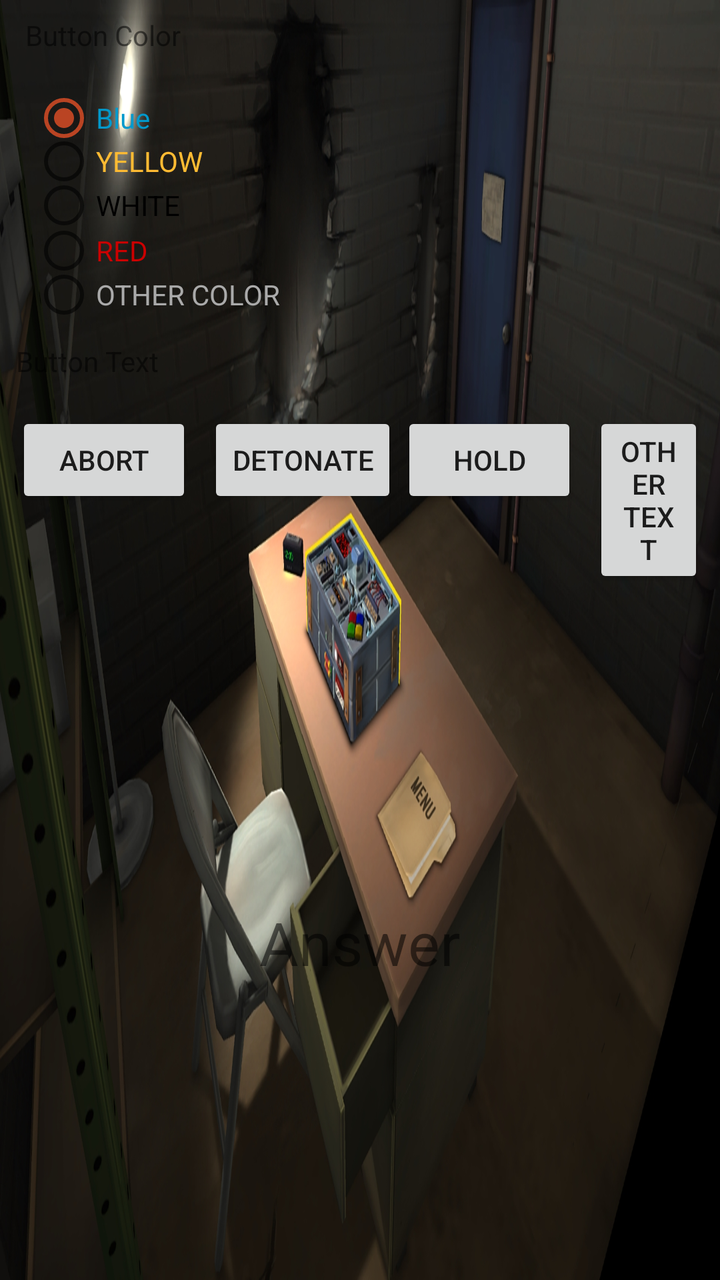
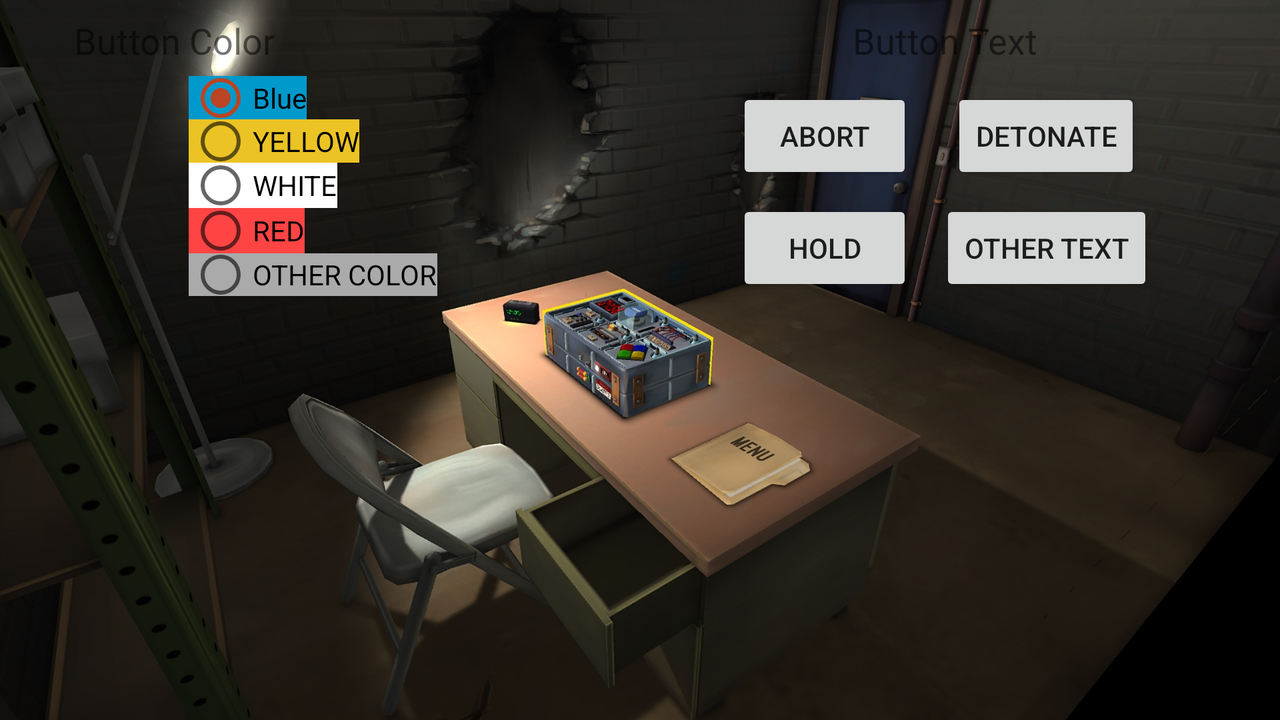

First picture: res/layout/ on a phone held upright. Second picture: the repository's own variant of that layout, on a device whose configuration matches the variant's folder. Source for both follows.
<!-- AndroidManifest.xml: application theme AppTheme.NoActionBar -->
<!-- res/layout/activity_buttons.xml -->
<?xml version="1.0" encoding="utf-8"?>
<android.support.constraint.ConstraintLayout xmlns:android="http://schemas.android.com/apk/res/android"
    xmlns:app="http://schemas.android.com/apk/res-auto"
    xmlns:tools="http://schemas.android.com/tools"
    android:layout_width="match_parent"
    android:layout_height="match_parent"
    tools:context="com.example.tmkin.keeptalkingandnobodyexplodescompanion.Buttons">

    <RadioGroup
        android:id="@+id/WireOne"
        android:layout_width="wrap_content"
        android:layout_height="110dp"
        android:layout_marginLeft="16dp"
        android:layout_marginStart="16dp"
        app:layout_constraintLeft_toLeftOf="parent"
        app:layout_constraintTop_toBottomOf="@+id/textView5"
        android:layout_marginRight="8dp"
        app:layout_constraintRight_toRightOf="parent"
        app:layout_constraintHorizontal_bias="0.0"
        android:layout_marginEnd="8dp"
        android:layout_marginTop="8dp">

        <RadioButton
            android:id="@+id/Oneblue"
            android:layout_height="27dp"
            android:layout_weight="1"
            android:checked="true"
            android:duplicateParentState="false"
            android:lineSpacingExtra="8sp"
            android:text="@string/ColorBlue"
            android:textColor="@android:color/holo_blue_dark"
            android:textSize="14sp"
            tools:layout_editor_absoluteX="16dp"
            tools:layout_editor_absoluteY="162dp" />

        <RadioButton
            android:id="@+id/oneyellow"
            android:layout_height="27dp"
            android:layout_weight="1"
            android:text="@string/ColorYellow"
            android:textAllCaps="true"
            android:textColor="@android:color/holo_orange_light"
            android:textSize="14sp"
            tools:layout_editor_absoluteX="75dp"
            tools:layout_editor_absoluteY="162dp" />

        <RadioButton
            android:id="@+id/onewhite"
            android:layout_height="28dp"
            android:layout_weight="1"
            android:text="@string/ColorWhite"
            android:textAllCaps="true"
            android:textSize="14sp"
            tools:layout_editor_absoluteX="263dp"
            tools:layout_editor_absoluteY="162dp" />

        <RadioButton
            android:id="@+id/onered"
            android:layout_height="28dp"
            android:layout_weight="1"
            android:text="@string/ColorRed"
            android:textAllCaps="true"
            android:textColor="@android:color/holo_red_dark"
            android:textSize="14sp"
            tools:layout_editor_absoluteX="212dp"
            tools:layout_editor_absoluteY="162dp" />

        <RadioButton
            android:id="@+id/onegreen"
            android:layout_height="27dp"
            android:layout_weight="1"
            android:text="@string/OtherColor"
            android:textAllCaps="true"
            android:textColor="@android:color/darker_gray"
            android:textSize="14sp"
            tools:layout_editor_absoluteX="140dp"
            tools:layout_editor_absoluteY="162dp" />
    </RadioGroup>

    <TextView
        android:id="@+id/textView5"
        android:layout_width="98dp"
        android:layout_height="32dp"
        android:layout_marginRight="8dp"
        android:layout_marginTop="8dp"
        android:text="@string/BTNColor"
        app:layout_constraintHorizontal_bias="0.05"
        app:layout_constraintLeft_toLeftOf="parent"
        app:layout_constraintRight_toRightOf="parent"
        app:layout_constraintTop_toTopOf="parent"
        android:layout_marginEnd="8dp" />

    <Button
        android:id="@+id/button"
        android:layout_width="0dp"
        android:layout_height="60dp"
        android:layout_marginEnd="8dp"
        android:layout_marginLeft="11dp"
        android:layout_marginRight="8dp"
        android:layout_marginStart="11dp"
        android:layout_marginTop="8dp"
        android:text="@string/OtherColor"
        android:visibility="invisible"
        app:layout_constraintHorizontal_bias="1.0"
        app:layout_constraintLeft_toRightOf="@+id/button7"
        app:layout_constraintRight_toRightOf="parent"
        app:layout_constraintTop_toTopOf="@+id/guideline5" />

    <Button
        android:id="@+id/button7"
        android:layout_width="88dp"
        android:layout_height="60dp"
        android:layout_marginLeft="9dp"
        android:layout_marginStart="9dp"
        android:layout_marginTop="8dp"
        android:background="@color/ButtonSelected"
        android:text="@string/ColorYellow"
        android:textColor="@android:color/black"
        android:visibility="invisible"
        app:layout_constraintLeft_toRightOf="@+id/button5"
        app:layout_constraintTop_toTopOf="@+id/guideline5" />

    <Button
        android:id="@+id/button5"
        android:layout_width="88dp"
        android:layout_height="60dp"
        android:layout_marginLeft="8dp"
        android:layout_marginStart="8dp"
        android:layout_marginTop="8dp"
        android:background="@android:color/black"
        android:text="@string/ColorWhite"
        android:textColor="@android:color/white"
        android:visibility="invisible"
        app:layout_constraintLeft_toRightOf="@+id/setupCMD"
        app:layout_constraintTop_toTopOf="@+id/guideline5" />

    <Button
        android:id="@+id/setupCMD"
        android:layout_width="88dp"
        android:layout_height="60dp"
        android:layout_marginLeft="8dp"
        android:layout_marginStart="8dp"
        android:layout_marginTop="8dp"
        android:background="@android:color/holo_blue_dark"
        android:text="@string/ColorBlue"
        android:textColor="@android:color/white"
        android:visibility="invisible"
        app:layout_constraintLeft_toLeftOf="parent"
        app:layout_constraintTop_toTopOf="@+id/guideline5" />

    <android.support.constraint.Guideline
        android:layout_width="wrap_content"
        android:layout_height="wrap_content"
        android:id="@+id/guideline5"
        app:layout_constraintGuide_begin="333dp"
        android:orientation="horizontal"
        tools:layout_editor_absoluteY="333dp"
        tools:layout_editor_absoluteX="0dp" />

    <android.support.constraint.Guideline
        android:id="@+id/guideline6"
        android:layout_width="wrap_content"
        android:layout_height="wrap_content"
        android:orientation="horizontal"
        app:layout_constraintGuide_begin="198dp" />

    <Button
        android:id="@+id/btnHold"
        android:layout_width="wrap_content"
        android:layout_height="wrap_content"
        android:layout_marginLeft="8dp"
        android:layout_marginStart="2dp"
        android:layout_marginTop="8dp"
        android:onClick="btnHold"
        android:text="@string/BTNHold"
        app:layout_constraintLeft_toRightOf="@+id/btnDetonate"
        app:layout_constraintTop_toTopOf="@+id/guideline6" />

    <Button
        android:id="@+id/btnDetonate"
        android:layout_width="wrap_content"
        android:layout_height="wrap_content"
        android:layout_marginLeft="8dp"
        android:layout_marginStart="8dp"
        android:layout_marginTop="8dp"
        android:onClick="btnDetonate"
        android:text="@string/BTNDetonate"
        app:layout_constraintLeft_toRightOf="@+id/btnAbort"
        app:layout_constraintTop_toTopOf="@+id/guideline6" />

    <Button
        android:id="@+id/btnOther"
        android:layout_width="0dp"
        android:layout_height="wrap_content"
        android:layout_marginEnd="8dp"
        android:layout_marginLeft="8dp"
        android:layout_marginRight="8dp"
        android:layout_marginStart="8dp"
        android:layout_marginTop="8dp"
        android:onClick="btnOther"
        android:text="@string/BTNOther"
        app:layout_constraintLeft_toRightOf="@+id/btnHold"
        app:layout_constraintRight_toRightOf="parent"
        app:layout_constraintTop_toTopOf="@+id/guideline6" />

    <Button
        android:id="@+id/btnAbort"
        android:layout_width="wrap_content"
        android:layout_height="wrap_content"
        android:layout_marginLeft="8dp"
        android:layout_marginStart="8dp"
        android:layout_marginTop="8dp"
        android:onClick="btnAbort"
        android:text="@string/BTNAbort"
        app:layout_constraintLeft_toLeftOf="parent"
        app:layout_constraintTop_toTopOf="@+id/guideline6" />

    <TextView
        android:id="@+id/lblStrip"
        android:layout_width="wrap_content"
        android:layout_height="wrap_content"
        android:layout_marginBottom="8dp"
        android:layout_marginLeft="8dp"
        android:text="@string/ButtonStripColor"
        android:visibility="invisible"
        app:layout_constraintBottom_toTopOf="@+id/guideline5"
        app:layout_constraintLeft_toLeftOf="parent" />

    <TextView
        android:id="@+id/lblButton"
        android:layout_width="wrap_content"
        android:layout_height="wrap_content"
        android:layout_marginBottom="8dp"
        android:layout_marginLeft="8dp"
        android:text="@string/ButtonName"
        app:layout_constraintBottom_toTopOf="@+id/guideline6"
        app:layout_constraintLeft_toLeftOf="parent" />

    <android.support.constraint.Guideline
        android:layout_width="wrap_content"
        android:layout_height="wrap_content"
        android:id="@+id/guideline11"
        app:layout_constraintGuide_begin="443dp"
        android:orientation="horizontal" />

    <TextView
        android:id="@+id/textView10"
        android:layout_width="wrap_content"
        android:layout_height="wrap_content"
        android:layout_marginLeft="8dp"
        android:layout_marginRight="8dp"
        android:layout_marginTop="8dp"
        android:text="@string/ButtonSolution"
        android:textSize="30sp"
        app:layout_constraintLeft_toLeftOf="parent"
        app:layout_constraintRight_toRightOf="parent"
        app:layout_constraintTop_toTopOf="@+id/guideline11" />
</android.support.constraint.ConstraintLayout>
<!-- resources referenced by this layout -->
<resources>
  <color name="ButtonSelected">#ebc324</color>
  <string name="BTNAbort">Abort</string>
  <string name="BTNColor">Button Color</string>
  <string name="BTNDetonate">Detonate</string>
  <string name="BTNHold">Hold</string>
  <string name="BTNOther">Other Text</string>
  <string name="ButtonName">Button Text</string>
  <string name="ButtonSolution">Answer</string>
  <string name="ButtonStripColor">Strip Color</string>
  <string name="ColorBlue">Blue</string>
  <string name="ColorRed">Red</string>
  <string name="ColorWhite">White</string>
  <string name="ColorYellow">Yellow</string>
  <string name="OtherColor">Other Color</string>
  <style name="AppTheme.NoActionBar">
          <item name="windowActionBar">false</item>
          <item name="windowNoTitle">true</item>
          <item name="android:windowBackground">@drawable/appbackground</item>
      </style>
  <!-- drawable appbackground: jpg bitmap (drawable, 619258 bytes) -->
</resources>
<!-- res/layout-land/activity_buttons.xml (the author's variant of the layout above) -->
<!-- drawn on the phone turned sideways -->
<?xml version="1.0" encoding="utf-8"?>
<android.support.constraint.ConstraintLayout xmlns:android="http://schemas.android.com/apk/res/android"
    xmlns:app="http://schemas.android.com/apk/res-auto"
    xmlns:tools="http://schemas.android.com/tools"
    android:layout_width="match_parent"
    android:layout_height="match_parent"
    tools:context="com.example.tmkin.keeptalkingandnobodyexplodescompanion.Buttons">

    <TextView
        android:id="@+id/buttonColorTextView"
        android:layout_width="223dp"
        android:layout_height="20dp"
        android:layout_marginEnd="8dp"
        android:layout_marginTop="8dp"
        android:text="@string/BTNColor"
        android:textSize="18sp"
        app:layout_constraintLeft_toLeftOf="parent"
        app:layout_constraintTop_toTopOf="parent"
        app:layout_constraintRight_toLeftOf="@+id/guideline7"
        android:layout_marginRight="8dp" />

    <Button
        android:id="@+id/btnOtherColor"
        android:layout_width="0dp"
        android:layout_height="60dp"
        android:layout_marginEnd="8dp"
        android:layout_marginLeft="11dp"
        android:layout_marginRight="8dp"
        android:layout_marginStart="11dp"
        android:layout_marginTop="8dp"
        android:onClick="btnOtherColor"
        android:text="@string/OtherColor"
        android:visibility="invisible"
        app:layout_constraintHorizontal_bias="0.28"
        app:layout_constraintLeft_toRightOf="@+id/btnYellow"
        app:layout_constraintRight_toRightOf="parent"
        app:layout_constraintTop_toTopOf="@+id/guideline5"
        app:layout_constraintDimensionRatio="w,2:1" />

    <Button
        android:id="@+id/btnYellow"
        android:layout_width="0dp"
        android:layout_height="60dp"
        android:layout_marginStart="9dp"
        android:layout_marginTop="8dp"
        android:background="@color/ButtonSelected"
        android:onClick="btnYellow"
        android:text="@string/ColorYellow"
        android:textColor="@android:color/black"
        android:visibility="invisible"
        app:layout_constraintTop_toTopOf="@+id/guideline5"
        app:layout_constraintDimensionRatio="w,2:1"
        android:layout_marginLeft="9dp"
        app:layout_constraintLeft_toLeftOf="@+id/guideline7"
        android:layout_marginRight="8dp"
        app:layout_constraintRight_toRightOf="parent"
        app:layout_constraintHorizontal_bias="0.08" />

    <Button
        android:id="@+id/btnWhite"
        android:layout_width="0dp"
        android:layout_height="60dp"
        android:layout_marginLeft="8dp"
        android:layout_marginRight="8dp"
        android:layout_marginStart="8dp"
        android:layout_marginTop="8dp"
        android:background="@android:color/white"
        android:onClick="btnWhite"
        android:text="@string/ColorWhite"
        android:textColor="@android:color/black"
        android:visibility="invisible"
        app:layout_constraintDimensionRatio="w,2:1"
        app:layout_constraintHorizontal_bias="0.91"
        app:layout_constraintLeft_toLeftOf="parent"
        app:layout_constraintRight_toLeftOf="@+id/guideline7"
        app:layout_constraintTop_toTopOf="@+id/guideline5" />

    <Button
        android:id="@+id/btnBlue"
        android:layout_width="0dp"
        android:layout_height="60dp"
        android:layout_marginLeft="8dp"
        android:layout_marginStart="8dp"
        android:layout_marginTop="8dp"
        android:background="@android:color/holo_blue_dark"
        android:onClick="btnBlue"
        android:text="@string/ColorBlue"
        android:textColor="@android:color/white"
        android:visibility="invisible"
        app:layout_constraintLeft_toLeftOf="parent"
        app:layout_constraintTop_toTopOf="@+id/guideline5"
        app:layout_constraintDimensionRatio="w,2:1"
        app:layout_constraintRight_toLeftOf="@+id/guideline7"
        android:layout_marginRight="8dp"
        app:layout_constraintHorizontal_bias="0.07" />

    <android.support.constraint.Guideline
        android:layout_width="wrap_content"
        android:layout_height="wrap_content"
        android:id="@+id/guideline5"
        app:layout_constraintGuide_begin="190dp"
        android:orientation="horizontal" />

    <android.support.constraint.Guideline
        android:id="@+id/guideline6"
        android:layout_width="wrap_content"
        android:layout_height="wrap_content"
        android:orientation="horizontal"
        app:layout_constraintGuide_begin="36dp" />

    <Button
        android:id="@+id/btnHold"
        android:layout_width="wrap_content"
        android:layout_height="wrap_content"
        android:onClick="btnHold"
        android:text="@string/BTNHold"
        android:layout_marginTop="8dp"
        app:layout_constraintTop_toBottomOf="@+id/btnAbort"
        android:layout_marginRight="8dp"
        app:layout_constraintRight_toRightOf="parent"
        android:layout_marginLeft="8dp"
        app:layout_constraintLeft_toLeftOf="@+id/guideline7"
        app:layout_constraintHorizontal_bias="0.24" />

    <Button
        android:id="@+id/btnDetonate"
        android:layout_width="wrap_content"
        android:layout_height="wrap_content"
        android:layout_marginStart="8dp"
        android:onClick="btnDetonate"
        android:text="@string/BTNDetonate"
        app:layout_constraintTop_toTopOf="@+id/guideline6"
        android:layout_marginTop="8dp"
        android:layout_marginRight="0dp"
        app:layout_constraintRight_toRightOf="parent"
        android:layout_marginLeft="8dp"
        app:layout_constraintLeft_toLeftOf="@+id/guideline7"
        app:layout_constraintHorizontal_bias="0.7" />

    <Button
        android:id="@+id/btnOther"
        android:layout_width="wrap_content"
        android:layout_height="wrap_content"
        android:layout_marginEnd="8dp"
        android:layout_marginRight="87dp"
        android:layout_marginStart="8dp"
        android:onClick="btnOther"
        android:text="@string/BTNOther"
        app:layout_constraintRight_toRightOf="parent"
        android:layout_marginTop="8dp"
        app:layout_constraintTop_toBottomOf="@+id/btnDetonate"
        android:layout_marginLeft="8dp"
        app:layout_constraintLeft_toLeftOf="@+id/guideline7"
        app:layout_constraintHorizontal_bias="0.74" />

    <Button
        android:id="@+id/btnAbort"
        android:layout_width="wrap_content"
        android:layout_height="wrap_content"
        android:layout_marginStart="8dp"
        android:onClick="btnAbort"
        android:text="@string/BTNAbort"
        app:layout_constraintTop_toTopOf="@+id/guideline6"
        android:layout_marginTop="8dp"
        android:layout_marginLeft="8dp"
        app:layout_constraintLeft_toLeftOf="@+id/guideline7"
        android:layout_marginRight="8dp"
        app:layout_constraintRight_toRightOf="parent"
        app:layout_constraintHorizontal_bias="0.24" />

    <TextView
        android:id="@+id/lblStrip"
        android:layout_width="wrap_content"
        android:layout_height="wrap_content"
        android:layout_marginBottom="8dp"
        android:layout_marginLeft="8dp"
        android:layout_marginRight="8dp"
        android:text="@string/PressHold"
        android:textSize="24sp"
        android:textStyle="bold"
        android:visibility="invisible"
        app:layout_constraintBottom_toTopOf="@+id/guideline5"
        app:layout_constraintLeft_toLeftOf="parent"
        app:layout_constraintRight_toRightOf="parent" />

    <TextView
        android:id="@+id/lblButton"
        android:layout_width="wrap_content"
        android:layout_height="wrap_content"
        android:text="@string/ButtonName"
        android:textSize="18sp"
        app:layout_constraintTop_toTopOf="parent"
        android:layout_marginTop="8dp"
        android:layout_marginLeft="8dp"
        app:layout_constraintLeft_toLeftOf="@+id/guideline7"
        android:layout_marginRight="8dp"
        app:layout_constraintRight_toRightOf="parent" />

    <android.support.constraint.Guideline
        android:layout_width="wrap_content"
        android:layout_height="wrap_content"
        android:id="@+id/guideline11"
        app:layout_constraintGuide_begin="258dp"
        android:orientation="horizontal"
        app:layout_constraintDimensionRatio="w,2:1" />

    <TextView
        android:id="@+id/lblAnswer"
        android:layout_width="wrap_content"
        android:layout_height="wrap_content"
        android:layout_marginLeft="8dp"
        android:layout_marginRight="8dp"
        android:layout_marginTop="8dp"
        android:text="@string/ButtonSolution"
        android:textSize="30sp"
        android:visibility="invisible"
        app:layout_constraintLeft_toLeftOf="parent"
        app:layout_constraintRight_toRightOf="parent"
        app:layout_constraintTop_toTopOf="@+id/guideline11" />

    <android.support.constraint.Guideline
        android:layout_width="wrap_content"
        android:layout_height="wrap_content"
        android:id="@+id/guideline7"
        app:layout_constraintGuide_begin="305dp"
        android:orientation="vertical" />

    <RadioGroup
        android:id="@+id/ButtonColorGRP"
        android:layout_width="wrap_content"
        android:layout_height="110dp"
        android:layout_marginEnd="8dp"
        android:layout_marginLeft="164dp"
        android:layout_marginStart="16dp"
        android:layout_marginTop="10dp"
        app:layout_constraintLeft_toLeftOf="parent"
        app:layout_constraintTop_toBottomOf="@+id/buttonColorTextView"
        app:layout_constraintRight_toLeftOf="@+id/guideline7"
        android:layout_marginRight="8dp">

        <RadioButton
            android:id="@+id/Oneblue"
            android:layout_height="27dp"
            android:layout_weight="1"
            android:background="@android:color/holo_blue_dark"
            android:checked="true"
            android:duplicateParentState="false"
            android:lineSpacingExtra="8sp"
            android:text="@string/ColorBlue"
            android:textColor="@android:color/black"
            android:textSize="14sp"
            tools:layout_editor_absoluteX="16dp"
            tools:layout_editor_absoluteY="162dp" />

        <RadioButton
            android:id="@+id/oneyellow"
            android:layout_height="27dp"
            android:layout_weight="1"
            android:background="@color/ButtonSelected"
            android:text="@string/ColorYellow"
            android:textAllCaps="true"
            android:textColor="@android:color/black"
            android:textSize="14sp"
            tools:layout_editor_absoluteX="75dp"
            tools:layout_editor_absoluteY="162dp" />

        <RadioButton
            android:id="@+id/onewhite"
            android:layout_height="28dp"
            android:layout_weight="1"
            android:background="@android:color/white"
            android:text="@string/ColorWhite"
            android:textAllCaps="true"
            android:textSize="14sp"
            tools:layout_editor_absoluteX="263dp"
            tools:layout_editor_absoluteY="162dp" />

        <RadioButton
            android:id="@+id/onered"
            android:layout_height="28dp"
            android:layout_weight="1"
            android:background="@android:color/holo_red_light"
            android:text="@string/ColorRed"
            android:textAllCaps="true"
            android:textColor="@android:color/black"
            android:textSize="14sp"
            tools:layout_editor_absoluteX="212dp"
            tools:layout_editor_absoluteY="162dp" />

        <RadioButton
            android:id="@+id/onegreen"
            android:layout_height="27dp"
            android:layout_weight="1"
            android:background="@android:color/darker_gray"
            android:text="@string/OtherColor"
            android:textAllCaps="true"
            android:textColor="@android:color/black"
            android:textSize="14sp"
            tools:layout_editor_absoluteX="140dp"
            tools:layout_editor_absoluteY="162dp" />
    </RadioGroup>
</android.support.constraint.ConstraintLayout>
<!-- resources referenced by the variant -->
<!-- as the phone turned sideways resolves them -->
<resources>
  <color name="ButtonSelected">#ebc324</color>
  <string name="BTNAbort">Abort</string>
  <string name="BTNColor">Button Color</string>
  <string name="BTNDetonate">Detonate</string>
  <string name="BTNHold">Hold</string>
  <string name="BTNOther">Other Text</string>
  <string name="ButtonName">Button Text</string>
  <string name="ButtonSolution">Answer</string>
  <string name="ColorBlue">Blue</string>
  <string name="ColorRed">Red</string>
  <string name="ColorWhite">White</string>
  <string name="ColorYellow">Yellow</string>
  <string name="OtherColor">Other Color</string>
  <string name="PressHold">Press &amp; Hold</string>
  <style name="AppTheme.NoActionBar">
          <item name="windowActionBar">false</item>
          <item name="windowNoTitle">true</item>
          <item name="android:windowBackground">@drawable/appbackground</item>
      </style>
  <!-- drawable appbackground: jpg bitmap (drawable, 619258 bytes) -->
</resources>
